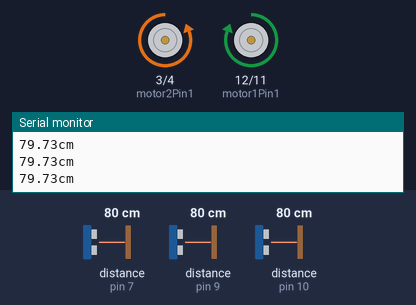
Simulated run of this sketch. Board: Arduino Uno, built with avr-gcc and run on an emulated ATmega328P. On the bench: motor-driver pin pairs drawn as motors (green arrow = first pin HIGH = forward, orange = second pin HIGH = backward, longer = more drive), the last lines printed to the serial monitor. Wiring (inferred from the names in the program): 3 × ultrasonic range finder: trigger pin 6, echo pin 7 / trigger pin 8, echo pin 9 / trigger pin 13, echo pin 10. Inputs (shaded band) come from the test bench; at power-on: distance to the obstacle (sensors on pin 10, pin 7, pin 9) 80 cm. The echo pulse lasts 58.3 µs per cm.

Above: at 1.2 s.
1.3 s: distance to the obstacle (sensor on pin 10) set to 2 cm
At 2.1 s:
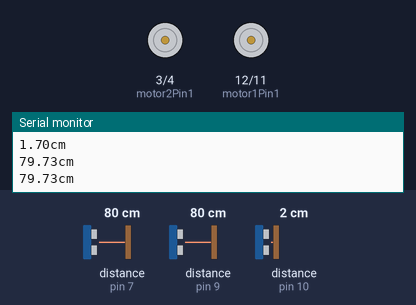
4.3 s: distance to the obstacle (sensor on pin 7) set to 29 cm
At 6.1 s:
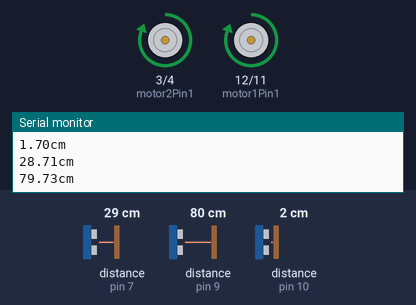
6.8 s: distance to the obstacle (sensor on pin 7) set to 24 cm
At 9.4 s:
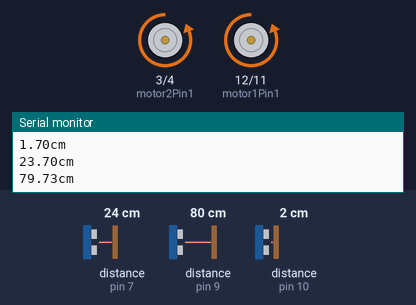
9.8 s: distance to the obstacle (sensor on pin 7) set to 35 cm
12.8 s: distance to the obstacle (sensor on pin 10) set to 23 cm
14.4 s: distance to the obstacle (sensor on pin 10) set to 28 cm
At 15.5 s:
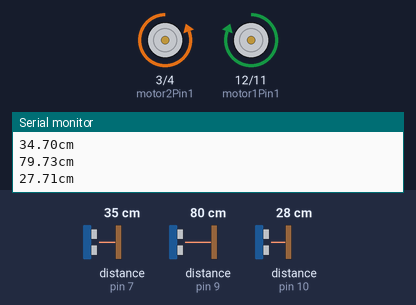
Timing chart, 0 to 17.4 s (numbered marks = the images above; inputs shaded):
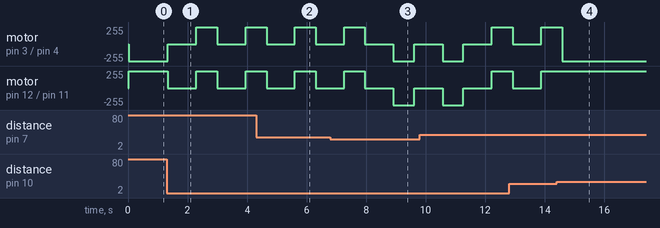

Measured:
- the behaviour switches between 27 and 26 cm on distance to the obstacle (sensor on pin 7) (found by bisection; images 2 and 3)
- the behaviour switches between 25 and 26 cm on distance to the obstacle (sensor on pin 10) (found by bisection; images 3 and 4)
- after the input at 1.3 s, motor on pin 3 (motor2Pin1) / pin 4 (motor2Pin2), motor on pin 12 (motor1Pin1) / pin 11 (motor1Pin2): alternates forward 255/255 for 0.71 s and stopped for 0.95 s, starting at once
- after the input at 14.4 s, motor on pin 12 (motor1Pin1) / pin 11 (motor1Pin2): stops changing and stays forward 255/255

The sketch:

Movimiento.ino
```cpp
//prueba de motores/

const int motor1Pin1 = 12;
const int motor1Pin2 = 11;
const int motor2Pin1 = 3;
const int motor2Pin2 = 4;
const int p=0;

//Forward sensor/
int cenTrig = 13;
int cenEcho = 10;
float timeCen;
float distanceCen;

//Right sensor/
int cenTrigR = 6;
int cenEchoR = 7;
float timeCenR;
float distanceCenR;

//Left sensor/
int cenTrigL = 8;
int cenEchoL = 9;
float timeCenL;
float distanceCenL;


void setup() {
  pinMode(motor1Pin1, OUTPUT);
  pinMode(motor1Pin2, OUTPUT);
  pinMode(motor2Pin1, OUTPUT);
  pinMode(motor2Pin2, OUTPUT);
  Serial.begin(9600);

  //Forward sensor/
  pinMode(cenTrig, OUTPUT);
  pinMode(cenEcho, INPUT);

  //Right sensor/
  pinMode(cenTrigR, OUTPUT);
  pinMode(cenEchoR, INPUT);

    //Left sensor/
  pinMode(cenTrigL, OUTPUT);
  pinMode(cenEchoL, INPUT);

}

void stops(){
  digitalWrite(motor1Pin1, LOW);
  digitalWrite(motor1Pin2, LOW);
  digitalWrite(motor2Pin1, LOW);
  digitalWrite(motor2Pin2, LOW);
  }
void forward(){
  digitalWrite(motor2Pin1, LOW);
  digitalWrite(motor2Pin2, HIGH);
  digitalWrite(motor1Pin1, HIGH);
  digitalWrite(motor1Pin2, LOW);


  }

void backward(){
  digitalWrite(motor1Pin1, LOW);
  digitalWrite(motor1Pin2, HIGH);
  digitalWrite(motor2Pin1, HIGH);
  digitalWrite(motor2Pin2, LOW);

  }

void left(){
  digitalWrite(motor1Pin1, LOW);
  digitalWrite(motor1Pin2, HIGH);
  digitalWrite(motor2Pin1, LOW);
  digitalWrite(motor2Pin2, HIGH);

  }

void right(){
  digitalWrite(motor1Pin1, HIGH);
  digitalWrite(motor1Pin2, LOW);
  digitalWrite(motor2Pin1, HIGH);
  digitalWrite(motor2Pin2, LOW);

  }

void cp(){
  right();
  }
void loop() {
  //Forward sensor/

  digitalWrite(cenTrig, LOW);
  delayMicroseconds(5);
  digitalWrite(cenTrig, HIGH);
  delayMicroseconds(5);
  digitalWrite(cenTrig, LOW);
  timeCen = pulseIn(cenEcho, HIGH);
  distanceCen = (0.5 * 0.03432) * timeCen;
  Serial.print(distanceCen);
  Serial.println( "cm");

  //Right sensor/

  digitalWrite(cenTrigR, LOW);
  delayMicroseconds(5);
  digitalWrite(cenTrigR, HIGH);
  delayMicroseconds(5);
  digitalWrite(cenTrigR, LOW);
  timeCenR = pulseIn(cenEchoR, HIGH);
  distanceCenR = (0.5 * 0.03432) * timeCenR;
  Serial.print(distanceCenR);
  Serial.println( "cm");

  //Left sensor/

  digitalWrite(cenTrigL, LOW);
  delayMicroseconds(5);
  digitalWrite(cenTrigL, HIGH);
  delayMicroseconds(5);
  digitalWrite(cenTrigL, LOW);
  timeCenL = pulseIn(cenEchoL, HIGH);
  distanceCenL = (0.5 * 0.03432) * timeCenL;
  Serial.print(distanceCenL);
  Serial.println( "cm");


    if (distanceCen>25){
      forward();

  }
    else if (distanceCen > 26){
      stops();
      delay(950);
      right();
      delay(695);


  }


    else if (distanceCen < 26 && distanceCenR > 26){
      stops();
      delay(950);
      right();
      delay(695);

  }

    else if (distanceCen < 26 && distanceCenL > 26){
      stops();
      delay(950);
      left();
      delay(695);

  }

    else if (distanceCen < 26 && distanceCenL < 26 && distanceCenR < 26){
      stops();
      delay(950);
      left();
      delay(695*2);

  }


}
```
